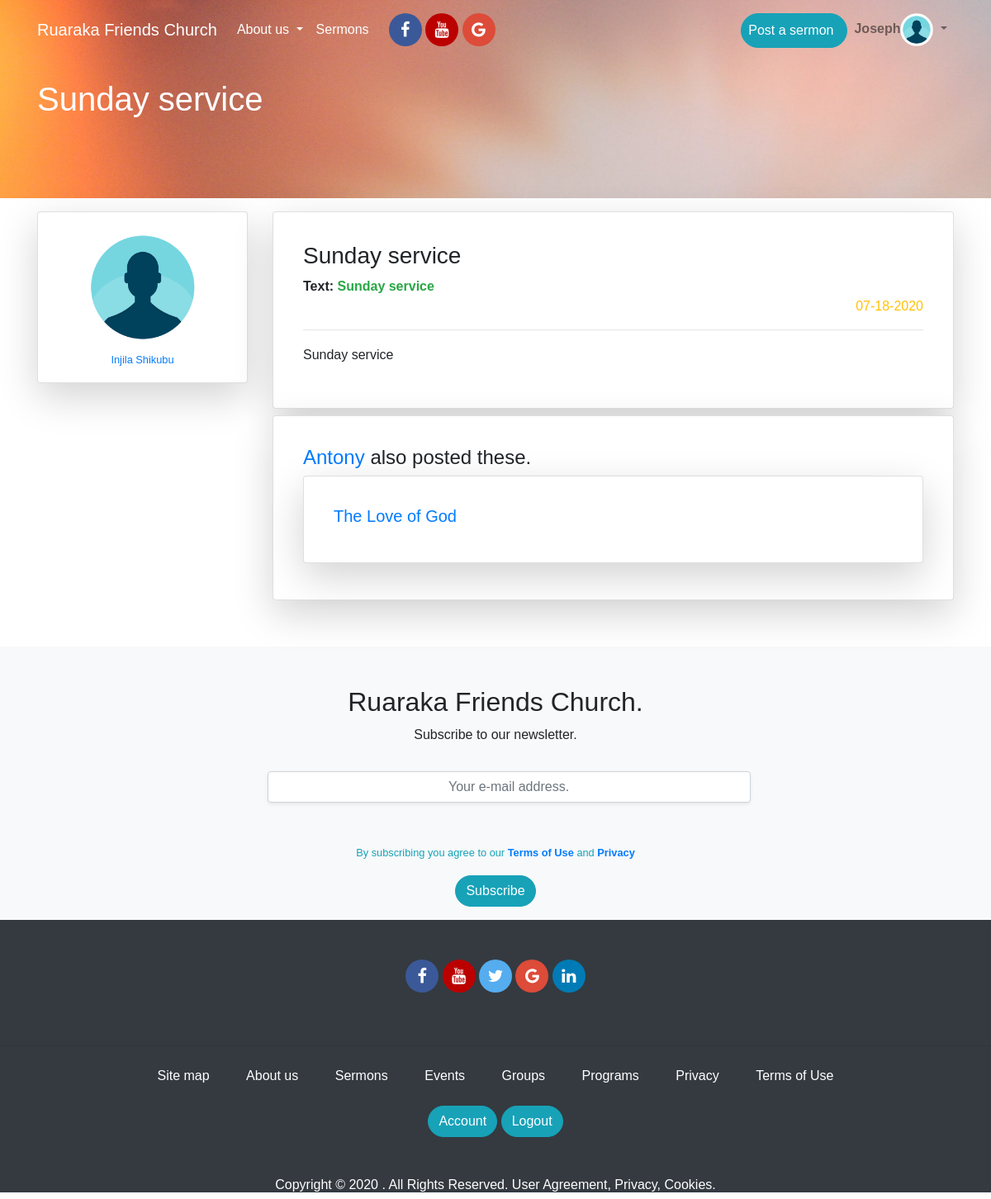
/post/details/2 (signed in), run on the app's committed database.
### app/models.py (models this page shows, shortened)
class User(UserMixin,db.Model):
	id = db.Column(db.Integer, primary_key=True)
	username = db.Column(db.String(124), index=True,unique=True)
	firstname = db.Column(db.String(124), index=True)
	lastname = db.Column(db.String(124), index=True)
	email = db.Column(db.String(124), index=True, unique=True)
	password_hash = db.Column(db.String(124), index=True, unique=True)
	about_me = db.Column(db.String(150))
	avatar = db.Column(db.String(150))
	facebook_url = db.Column(db.String(200))
	twitter_url = db.Column(db.String(200))
	linkedin_url = db.Column(db.String(200))
	role = db.Column(db.String(124), index=True)
	posts = db.relationship('Post', backref='author', lazy='dynamic')
	sermons = db.relationship('Sermon', backref='author', lazy='dynamic')

class Post(db.Model):
	id = db.Column(db.Integer, primary_key=True)
	title = db.Column(db.String(124), index=True)
	body = db.Column(db.String(500), index=True)
	avatar = db.Column(db.String(200))
	timestamp = db.Column(db.DateTime, index=True, default = datetime.utcnow)
	user_id = db.Column(db.Integer, db.ForeignKey('user.id'))

### app/routes.py (the view)
@app.route('/post/details/<post_id>')
def post_details(post_id):
	is_many = False
	post = Post.query.get(post_id)
	posts = Post.query.filter_by(author=post.author).order_by(Post.timestamp.desc())
	if posts.count() > 1:
		is_many = True
		posts = Post.query.filter_by(author=post.author).order_by(Post.timestamp.desc())[1:]
		return render_template('post_details.html', title=post.title, post=post,posts=posts, is_many=is_many )
	return render_template('post_details.html', title=post.title, post=post,posts=posts, is_many=is_many )

### app/models.py (called while the page is built)
@login.user_loader
def load_user(id):
	return User.query.get(int(id))

### app/templates/post_details.html (shortened to what this page needs)
{% extends 'base.html' %}
{% block content  %}
<section id="profile_section">
	<div id="section-profile-top">
		<div class="pt-5 container">
			<h1 class="mt-5">{{post.title}} </h1>
		</div>
	</div>
	<div class="container mt-3 mb-5">
		<div class="row">
			<div class="col-xs-12 col-sm-12 col-md-3 col-lg-3 col-xl-3">
        <a href="{{url_for('profile', username=post.author.username)}}">
  				<div class="card shadow-lg p-3 mb-1 bg-white rounded text-center">
  					<img src="{{url_for('static', filename='imgs/profile_pic.png')}}" class="img-rounded mx-auto" style="height: 150px; width:150px">
  					<div class="card-body p-0">
  						<small>{{post.author.firstname}} {{post.author.lastname}}</small>
  					</div>
  				</div>
        </a>
			</div>
			<div class="col-xs-12 col-sm-12 col-md-9 col-lg-9 col-xl-9">
				<div class="card shadow-lg p-3 mb-2 bg-white rounded">
					<div class="card-body">
						<h3 class=""> {{post.title}} </h3>
            <strong>Text: <span class="text text-success">{{post.body}}</span> </strong>
						<p class="text-right text-warning">	{{ post.timestamp.strftime('%m-%d-%Y') }}</p>
            <hr class="pt-0" style="height:2px">
					  <p>{{post.body}}</p>
					</div>
				</div>
				<div class="card shadow-lg p-3 mb-2 bg-white rounded">
					<div class="card-body">
            {% if post and is_many %}
            	<h4 class=""><a href="{{url_for('profile', username=post.author.username)}}">{{post.author.username}}</a> also posted these.</h4>
              <div class="row">
                {% for post in posts %}
                  <div class="col-xs-12 col-sm-12 col-md-12 col-lg-12 col-xl-12">
                    	<a href="{{url_for('post_details', post_id=post.id)}}" style="text-decoration: none">
                      <div class="card shadow-lg p-3 mb-2 bg-white rounded">
              					<div class="card-body">
                          	<h5 class=""> {{post.title}} </h3>
                        </div>
                      </div>
                    </a>
                  </div>
                {% endfor %}
              </div>
						{% else %}
							<p>{{post.author.firstname}} {{post.author.lastname}} has no sermons posted yet</p>
            {% endif %}
					</div>
				</div>
			</div>
	</div>
</section>
{% endblock content  %}

### app/templates/_navbar.html (shortened to what this page needs)
<nav class="navbar navbar-expand-lg navbar-light fixed-top" id="menu-area">
  <div class="container">
    <a class="navbar-brand  text-white" href="{{url_for('index')}}">Ruaraka Friends Church</a>
    <div class="collapse navbar-collapse  text-white" id="navbarNav">
      <ul class="navbar-nav ">
        <li class="nav-item dropdown">
          <a class="nav-link dropdown-toggle  text-white"  href="" id="navbarDropdown" role="button" data-toggle="dropdown" aria-haspopup="true" aria-expanded="false">
            About us
          </a>
        </li>
        <li class="nav-item mr-0 ">
          <a class="nav-link mr-0 text-white" href="#/section-sermons">Sermons</a>
        </li>
         <div id="social_media_links" class="text-center ml-3">
          <a href="#" class="fa fa-facebook"></a>
          <a href="#" class="fa fa-youtube"></a>
          <a href="#" class="fa fa-google"></a>
        </div>
      </ul>
      <ul class="navbar-nav ml-auto">
        {% if current_user.is_anonymous %}
        <li class="nav-item">
          <a class="nav-link btn btn-info btn_custom mr-1" href="{{url_for('signup')}}" style="color:white;padding-left:20px; padding-right: 20px">Join us</a>
        </li>
        <li class="nav-item">
            <a class="nav-link btn btn-warning btn_custom" href="{{url_for('login')}}" id="login_link" style="color:white;padding-left:20px; padding-right: 20px">Login</a>
        </li>
        {% else %}
        {% if current_user.role == 'Pastor' %}
        <li class="nav-item">
          <a class="nav-link btn btn-info btn_custom text-white mt-2 pr-3" href="{{url_for('sermon')}}" >Post a sermon</a>
        </li>
        {% endif %}
        <li class="nav-item dropdown">
          <a class="nav-link dropdown-toggle" href="{{url_for('profile',username=current_user.username)}}" id="navbarDropdown" role="button" data-toggle="dropdown" aria-haspopup="true" aria-expanded="false">
            <span><strong id="username-font">{{current_user.username}}</strong></span><img src="{{url_for('static', filename='imgs/profile_pic.png')}}" class="img-rounded" style="height: 40px; width:40px">
          </a>
        </li>
        {% endif %}
      </ul>
    </div>
  </div>
</nav>

### app/static/css/main.css (style rules this page uses)
body { font-family: sans-serif; padding: 0; margin: 0 }
.btn_custom { border-radius: 30px; }
.fa { padding: 10px; font-size: 20px; width: 30px; text-align: center; text-decoration: none; border-radius: 50%; }
.fa-facebook { background: #3B5998; color: white; width: 40px; }
.fa-google { background: #dd4b39; color: white; width: 40px; }
.fa-youtube { background: #bb0000; color: white; width: 40px; }
#profile_section { min-height: 70vh; }
#sermons_section_list, #section-profile-top { background-image: url('/static/imgs/bg1.jpg') ; background-repeat: no-repeat; background-attachment: fixed; background-size: cover; background-position: bottom; height: 35vh; max-height: 30vh; color: white }

### data on the page
User: username "Joseph"
Post: title "Sunday service", body "Sunday service", timestamp "07-18-2020"
User: author.firstname "Injila", author.lastname "Shikubu", author.username "Antony"
Post: title "The Love of God"
